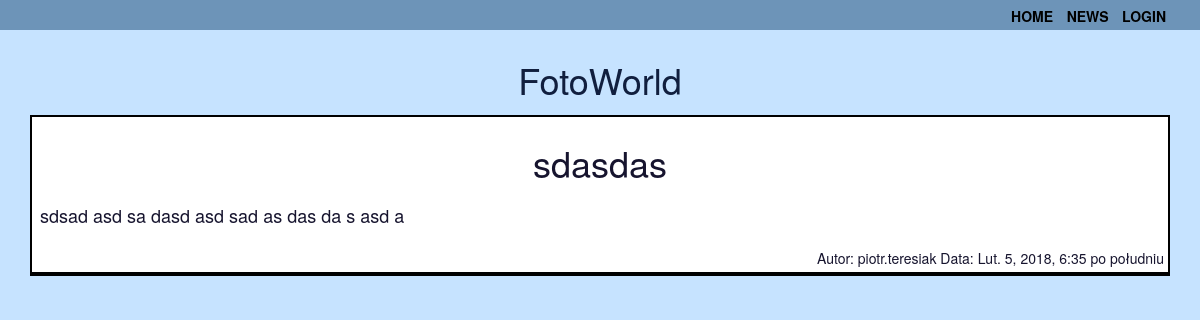
/news/2018/02/05/sdasdas/, run on the app's committed database.
### news/models.py (models this page shows, shortened)
class Post(models.Model):
    STATUS_CHOICES = (
        ('draft', 'Roboczy'),
        ('published', 'Opublikowany'),
    )
    title = models.CharField(max_length=250)
    slug = models.SlugField(max_length=250, unique_for_date='publish')
    author = models.ForeignKey(User, related_name='news_post')
    body = models.TextField()
    publish = models.DateTimeField(default=timezone.now)
    created = models.DateTimeField(auto_now_add=True)
    update = models.DateTimeField(auto_now=True)
    status = models.CharField(
        max_length=10, choices=STATUS_CHOICES, default='draft')
    objects=models.Manager()
    published = PublishedManager()
    class Meta:
        ordering = ('-publish',)

### news/views.py (the view)
def post_detail(request, year, month, day, post):
    post = get_object_or_404(Post, slug=post,
                             status='published',
                             publish__year=year,
                             publish__month=month,
                             publish__day=day)
    return render(request, 'news/detail.html',
                  {'post': post})

### templates/news/detail.html
{% extends "base.html" %} {%block content%}
<div class='news'>
    <div class='news_title'>
       <h1> {{post.title}}</h1>
    </div>
    <div class='news_body'>
        {{post.body|linebreaks}}
    </div>
    <div class='news_author'>
        Autor: {{post.author}} Data: {{post.publish}}
    </div>
</div>
 {% endblock %}

### static/css/style.css (style rules this page uses)
body { background-color: rgba(195, 226, 255, 0.938); color: rgba(6, 4, 32, 0.938); font-size: 20px; height: 100%; background-position: center; background-repeat: no-repeat; background-size: cover; }
.news_title { font-size: 1.2em; text-align: center; font-weight: bold; padding: 2px; margin-bottom: 5px; }
.news_body { font-size: 0.9em; text-align: justify; padding: 4px; margin-bottom: 5px; width: 100%; }
.news_author { font-size: 0.7em; text-align: right; width: 100%; }
.news { margin: 5px 0; padding: 4px; border: 2px solid black; background: white; border-bottom-width: 4px; }

### data on the page
Post: title "sdasdas", body "sdsad asd sa dasd asd sad as das da s asd a", author "piotr.teresiak", publish "Lut. 5, 2018, 6:35 po południu"
